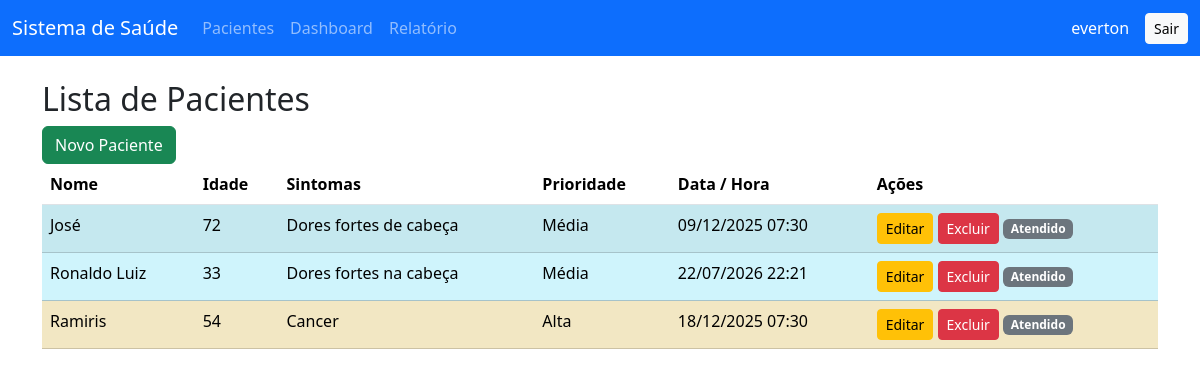
The app's page / (signed in) with its own data.
### saude/models.py (models this page shows, shortened)
class Paciente(models.Model):
    PRIORIDADE_CHOICES = [
        ('B', 'Baixa'),
        ('M', 'Média'),
        ('A', 'Alta'),
        ('U', 'Urgente'),
    ]
    nome = models.CharField(max_length=100)
    idade = models.IntegerField()
    sintomas = models.TextField()
    prioridade = models.CharField(
        max_length=1,
        choices=PRIORIDADE_CHOICES,
        default='M'
    )
    data_consulta = models.DateTimeField()
    atendido = models.BooleanField(default=False)

### saude/views.py (the view)
# urls.py: path('', listar_pacientes, name='listar_pacientes'),
def listar_pacientes(request):
    pacientes = Paciente.objects.all().order_by('-prioridade', 'data_consulta')
    return render(request, 'saude/listar.html', {'pacientes': pacientes})

### saude/templates/saude/listar.html (shortened to what this page needs)
{% extends 'saude/base.html' %}
{% block content %}
<h2>Lista de Pacientes</h2>
{% if perms.saude.add_paciente %}
    <a href="{% url 'cadastrar_paciente' %}" class="btn btn-success">Novo Paciente</a>
{% endif %}
<table class="table table-striped">
  <thead>
    <tr>
      <th>Nome</th>
      <th>Idade</th>
      <th>Sintomas</th>
      <th>Prioridade</th>
      <th>Data / Hora</th>
      <th>Ações</th>
    </tr>
  </thead>
  <tbody>
    {% for paciente in pacientes %}
        <tr
            {% if paciente.prioridade == 'U' %} class="table-danger"
            {% elif paciente.prioridade == 'A' %} class="table-warning"
            {% elif paciente.prioridade == 'M' %} class="table-info"
            {% else %} class="table-success"
            {% endif %}
        >
                <td>{{ paciente.nome }}</td>
                <td>{{ paciente.idade }}</td>
                <td>{{ paciente.sintomas }}</td>
                <td>{{ paciente.get_prioridade_display }}</td>
                <td>{{ paciente.data_consulta|date:"d/m/Y H:i" }}</td>
                <td>
                <a href="{% url 'editar_paciente' paciente.id %}" class="btn btn-warning btn-sm">Editar</a>
                {% if perms.saude.delete_paciente %}
                    <a href="{% url 'excluir_paciente' paciente.id %}" class="btn btn-danger btn-sm">Excluir</a>
                {% endif %}
                {% if paciente.atendido %}
                    <span class="badge bg-secondary">Atendido</span>
                {% endif %}
            </td>
        </tr>
    {% endfor %}
  </tbody>
</table>
{% endblock %}

### saude/templates/saude/base.html (shortened to what this page needs)
<!DOCTYPE html>
<html lang="pt-br">
<head>
    <link
      href="https://cdn.jsdelivr.net/npm/bootstrap@5.3.2/dist/css/bootstrap.min.css"
      rel="stylesheet"
    >
</head>
<body>
<nav class="navbar navbar-expand-lg navbar-dark bg-primary mb-4">
  <div class="container-fluid">
    <a class="navbar-brand" href="{% url 'listar_pacientes' %}">
      Sistema de Saúde
    </a>
    <div class="collapse navbar-collapse">
      <ul class="navbar-nav me-auto mb-2 mb-lg-0">
        <li class="nav-item">
          <a class="nav-link" href="{% url 'listar_pacientes' %}">
            Pacientes
          </a>
        </li>
        <li class="nav-item">
          <a class="nav-link" href="{% url 'dashboard' %}">
            Dashboard
          </a>
        </li>
        {% if perms.saude.view_paciente %}
        <li class="nav-item">
          <a class="nav-link" href="{% url 'relatorio_atendidos' %}">
            Relatório
          </a>
        </li>
        {% endif %}
      </ul>
      {% if user.is_authenticated %}
      <span class="navbar-text text-white me-3">
        {{ user.username }}
      </span>
      <form method="post" action="{% url 'logout' %}">
        <button class="btn btn-light btn-sm">Sair</button>
      </form>
      {% endif %}
    </div>
  </div>
</nav>
<div class="container">
    {% block content %}
    {% endblock %}
</div>
</body>
</html>

### records on screen
Paciente: nome "José", idade "72", sintomas "Dores fortes de cabeça", prioridade "Média", data_consulta "09/12/2025 07:30", atendido "Atendido"
Paciente: nome "Ronaldo Luiz", idade "33", sintomas "Dores fortes na cabeça", prioridade "Média", data_consulta "22/07/2026 22:21", atendido "Atendido"
Paciente: nome "Ramiris", idade "54", sintomas "Cancer", prioridade "Alta", data_consulta "18/12/2025 07:30", atendido "Atendido"

### other values on screen
{{ user.username }} "everton"
